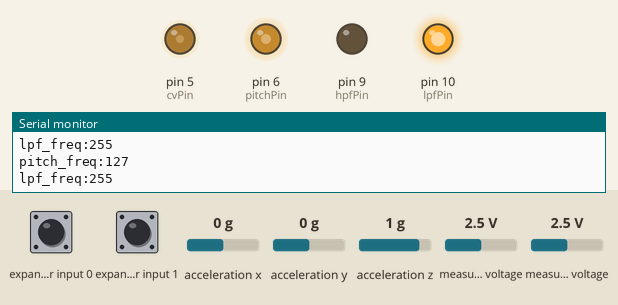
Recording of a sketch running on a simulated Arduino Uno, built with avr-gcc and run on an emulated ATmega328P. On the bench: output pins drawn as LEDs (lit = HIGH), the last lines printed to the serial monitor. Wiring (inferred from the names in the program): Wii Nunchuk at I2C address 0x52. The test bench sets the inputs (shaded band); at power-on: measured voltage 2.5 V, acceleration x 0 g, acceleration z 1 g, expander input 0 HIGH, expander input 1 HIGH, acceleration y 0 g.

Above: at 1.29 s.
1.3 s: measured voltage (sensor 200) set to 1.2 V
At 1.54 s:
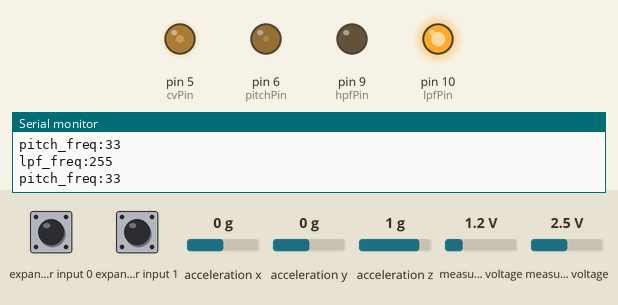
4.3 s: acceleration x set to -1.4 g
At 4.43 s:
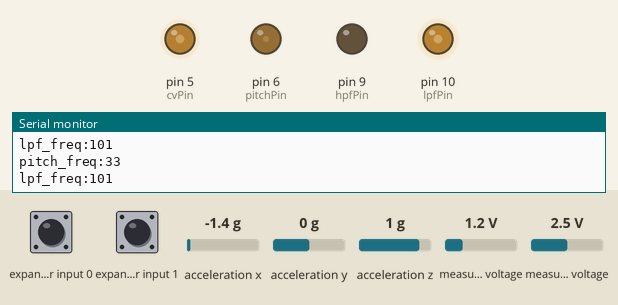
7.3 s: acceleration z set to -1.4 g
At 7.55 s:
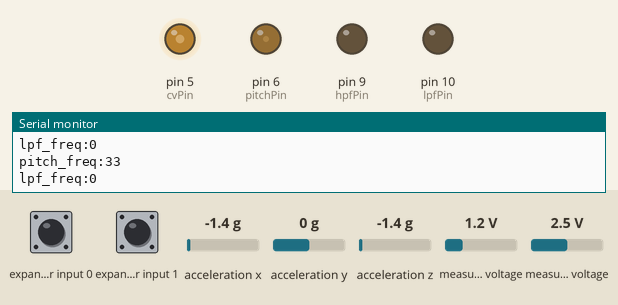
10.3 s: measured voltage (sensor 200) set to 2.5 V
At 10.48 s:
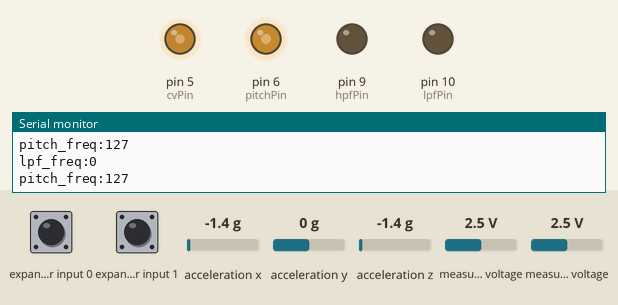
13.3 s: acceleration z set to -0.1 g
16.3 s: acceleration z set to 0.2 g
At 17.02 s:
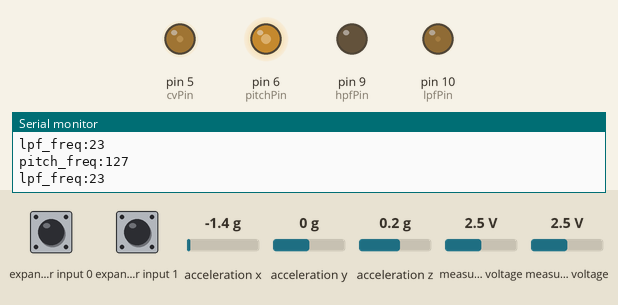
Timing chart, 0 to 20.3 s (numbered marks = the images above; inputs shaded):
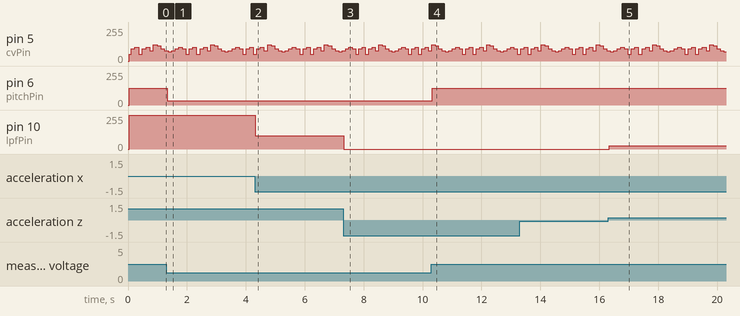

Measured:
- the behaviour switches between 0 and 0.1 g on acceleration z (found by bisection; images 4 and 5)
- after the input at 1.3 s, pin 6 (pitchPin): 127/255 → 33/255 at once
- after the input at 4.3 s, pin 10 (lpfPin): 255/255 → 101/255 at once
- after the input at 7.3 s, pin 10 (lpfPin): 101/255 → 0/255 at once
- after the input at 10.3 s, pin 6 (pitchPin): 33/255 → 127/255 at once
- after the input at 16.3 s, pin 10 (lpfPin): 0/255 → 23/255 at once

The sketch:

_171125_nunchuk_de_enso.ino
```cpp
#include "ArduinoNunchuk.h"
// 緑: SDA(A4), 黄: SCL(A5)

// ピン設定
int trigPin  = 4;    // D:トリガー
int cvPin    = 5;    // A:キーボード音程(980Hz)
int pitchPin = 6;    // A:ピッチベンド, ビブラート  : スティック, 振り
int hpfPin   = 9;    // A:ハイパスフィルタ          : c + 右に90度
int lpfPin   = 10;   // A:ローパスフィルタ          : c + 左に90度
// ※analogWrite 最大値 : 255
// PWM出力の周波数
// 5, 6     : 980Hz
// 4, 9, 10 : 490Hz
// CRフィルタの値
// C:1uF
// R:47K

// ヌンチャク設定
ArduinoNunchuk nunchuk = ArduinoNunchuk();
/*  取れる値は "6" 種類。
    int analogX;  // スティック (中心:128, 最低:約34...物理的に)
    int analogY;
    int accelX;   // 加速度 (中心:512)
    int accelY;
    int accelZ;
    int zButton;  // ボタン
    int cButton;
*/
// 入力用定数
const int ANAOFS = 127;
const int DEADZONE = 12;
const int ACCOFS = 511;
// ヌンチャク用 変数
float accelRoll  = 0.0;
float accelPitch = 0.0;
int accelVelo  = 0;


// 音程テーブル (28音)
int freq_tbl[] = {
  51,  54,  57,  61,  // 1オクターブ目
  64,  68,  72,  76,
  81,  86,  91,  96,
  102, 108, 114, 121, // 2オクターブ目
  129, 136, 144, 153,
  162, 172, 182, 193,
  204, 216, 229, 243, // 3オクターブ目
};

// テスト用フレーズ
const int doremi_tbl[] = {
  0,  10, 12,  0, 10, 12,  7, 15, // ドシドドシドソミ
  14, 10,  7,  5,  7, 10, 12, 10, // レシソﾌｧソシドシ
};
const int doremi_len = sizeof(doremi_tbl) / sizeof(doremi_tbl[0]);

// テスト用フレーズ 変数
int count = 0;              // カウンタ
const int count_max = 4;    // 音長(短いと早く)
int step = 0;               // 今、何番目のフレーズ音か


void setup() {
  // デジタルピン設定
  pinMode(trigPin, OUTPUT);
  // ヌンチャク設定
  nunchuk.init();

  // Debug用ポート
  Serial.begin(9600);
}

void loop() {
  // ヌンチャク取得
  nunchuk.update();
  // 拡張値 計算
  accelRoll  = atan2(nunchuk.accelX - ACCOFS, nunchuk.accelZ - ACCOFS) / PI;
  accelPitch = atan2(nunchuk.accelY - ACCOFS, nunchuk.accelZ - ACCOFS) / PI;
  accelVelo  = sqrt(  pow(nunchuk.accelX - ACCOFS, 2)
                    + pow(nunchuk.accelY - ACCOFS, 2)
                    + pow(nunchuk.accelZ - ACCOFS, 2) );

  // 計算
  // trig, cv
  int trig = nunchuk.zButton;
  int cv_freq = freq_tbl[ doremi_tbl[step] ];

  // pitch
  int isDead = abs(nunchuk.analogX - ANAOFS) < DEADZONE;
  float ana_value = 0.0;
  if (!isDead) {
    int sgn = (nunchuk.analogX > ANAOFS) - (nunchuk.analogX < ANAOFS); // 倒した向き
    // 2/3程度倒せばMAXとなるように1.75倍する
    ana_value = (nunchuk.analogX - ANAOFS - (DEADZONE * sgn)) * 1.75;
    ana_value = min(ana_value,  127.0);
    ana_value = max(ana_value, -127.0);
  }
  int pitch_freq = (int)min((int)ana_value + ANAOFS, 255);
  // int pitch_freq = accelVelo;
  // int vibrate = (int)(ACCOFS + ACCOFS * nunchuk.accelX) >> 2;

  // lpf, hpf
  // r_roll : 右回転
  float r_roll = 0.0;
  if (accelRoll > 0.0) // 右に傾いている場合のみ有効
    r_roll = accelRoll * 2.0; // 半回転でMAXとなるように2で掛けます。
  r_roll = min(r_roll, 1.0);
  // l_roll : 左回転
  float l_roll = 0.0;
  if (accelRoll < 0.0) // 左に傾いている場合のみ有効
    l_roll = -accelRoll * 2.0;
  l_roll = min(l_roll, 1.0);
  int hpf_freq = min((int)(256 * r_roll), 255);
  int lpf_freq = min((int)(256 - (256 * l_roll)), 255);

  // 書込!
  digitalWrite(trigPin,   trig);
  analogWrite (cvPin,     cv_freq);
  analogWrite (pitchPin,  pitch_freq);
  analogWrite (hpfPin,    hpf_freq);
  analogWrite (lpfPin,    lpf_freq);

  // 音長の処理
  count++;
  if (count >= count_max) {
    step++;
    count = 0;
  }

  // フレーズ:最後まで到達したら戻す
  if (step >= doremi_len) {
    step = 0;
  }

  // 確認
  Serial.print("pitch_freq:");
  Serial.println(pitch_freq);
  Serial.print("lpf_freq:");
  Serial.println(lpf_freq);
}
```

ArduinoNunchuk.cpp
```cpp
// (licence header left out)
#include <Arduino.h>
#include <Wire.h>
#include "ArduinoNunchuk.h"

#define ADDRESS 0x52

void ArduinoNunchuk::init()
{
  Wire.begin();

  ArduinoNunchuk::_sendByte(0x55, 0xF0);
  ArduinoNunchuk::_sendByte(0x00, 0xFB);

  ArduinoNunchuk::update();
}

void ArduinoNunchuk::update()
{
  int count = 0;
  int values[6];

  Wire.requestFrom(ADDRESS, 6);

  while(Wire.available())
  {
    values[count] = Wire.read();
    count++;
  }

  ArduinoNunchuk::analogX = values[0];
  ArduinoNunchuk::analogY = values[1];
  ArduinoNunchuk::accelX = (values[2] << 2) | ((values[5] >> 2) & 3);
  ArduinoNunchuk::accelY = (values[3] << 2) | ((values[5] >> 4) & 3);
  ArduinoNunchuk::accelZ = (values[4] << 2) | ((values[5] >> 6) & 3);
  ArduinoNunchuk::zButton = !((values[5] >> 0) & 1);
  ArduinoNunchuk::cButton = !((values[5] >> 1) & 1);

  ArduinoNunchuk::_sendByte(0x00, 0x00);
}

void ArduinoNunchuk::_sendByte(byte data, byte location)
{
  Wire.beginTransmission(ADDRESS);

  Wire.write(location);
  Wire.write(data);

  Wire.endTransmission();

  delay(10);
}
```

ArduinoNunchuk.h
```cpp
// (licence header left out)
#ifndef ArduinoNunchuk_H
#define ArduinoNunchuk_H

#include <Arduino.h>

class ArduinoNunchuk
{
  public:
    int analogX;
    int analogY;
    int accelX;
    int accelY;
    int accelZ;
    int zButton;
    int cButton;

    void init();
    void update();

  private:
    void _sendByte(byte data, byte location);
};

#endif
```
